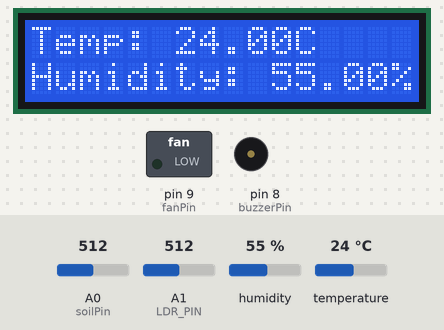
A sketch run on a simulated Arduino Uno, built with avr-gcc and run on an emulated ATmega328P. On the bench: 16×2 character LCD, switched loads named in the sketch (green lamp = pin HIGH), buzzer (waves = sounding, pin HIGH). The inputs (shaded band) are chosen by the test bench; at power-on: A0 (soilPin) = 512, temperature 24 °C, A1 (LDR_PIN) = 512, humidity 55 %. WiFi joins after 1.5 s; servers stay silent unless stated; what the sketch prints to the serial monitor is not drawn.

Above: at 3.0 s.
3.1 s: A0 (soilPin) set to 913
At 5.4 s:
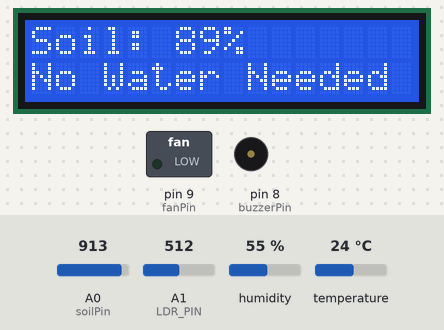
8.6 s: A0 (soilPin) set to 941
At 10.3 s:
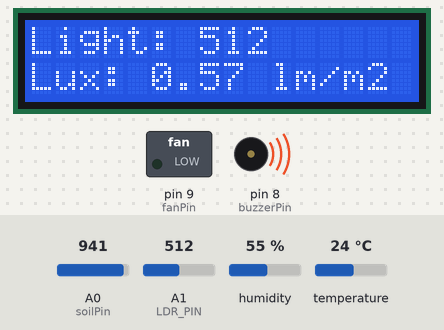
14.7 s: temperature set to 29 °C
20.8 s: temperature set to 32 °C
At 23.2 s:
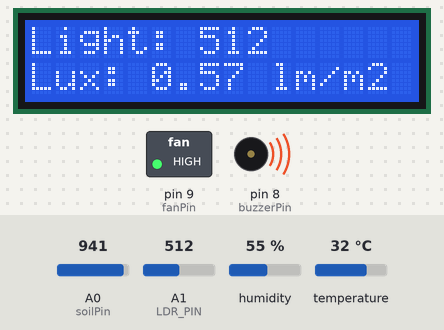
26.9 s: A0 (soilPin) set to 716
At 29.5 s:
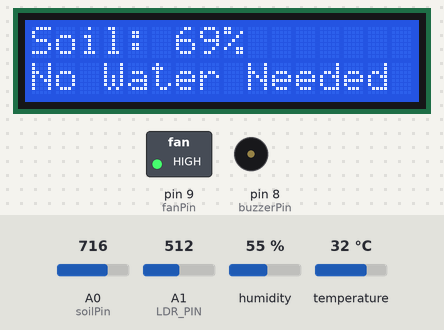
33.0 s: A1 (LDR_PIN) set to 716
At 33.8 s:
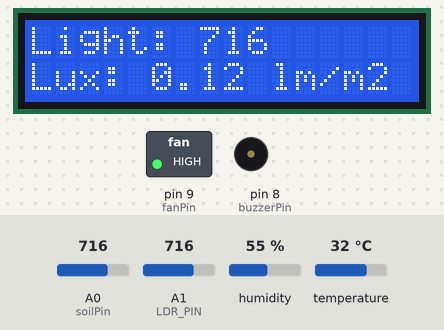
Timing chart, 0 to 36.0 s (numbered marks = the images above; inputs shaded):
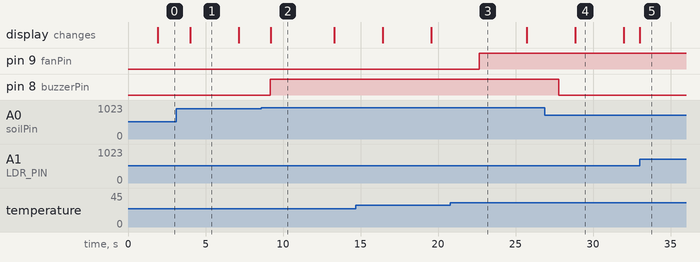

The sketch:

MonitorWithBlynk_LCD.ino
```cpp
// Include Blynk libraries
#define BLYNK_TEMPLATE_ID "TMPL6EI7BOOm0"
#define BLYNK_TEMPLATE_NAME "soil testing"
#define BLYNK_AUTH_TOKEN "rC9VwZWVp3Ohnp7yJNFm2A_R8taOebNk"

#define BLYNK_PRINT Serial

// Include required libraries

#include <Wire.h> // I2C communication protocol library
#include <LiquidCrystal_I2C.h> // LCD library
#include <DHT.h> // DHT11 temperature and humidity sensor library
#include <SoftwareSerial.h>
#include <ESP8266_Lib.h>
#include <BlynkSimpleShieldEsp8266.h>

// Your WiFi credentials.
// Set password to "" for open networks.
char ssid[] = "Sss";
char pass[] = "KiChaoBro**";

// Hardware Serial on Mega, Leonardo, Micro...
//#define EspSerial Serial

// Software Serial on Uno, Nano...
//for esp8266 wifi transmission
SoftwareSerial EspSerial(2,3); // RX, TX

// Your ESP8266 baud rate:
#define ESP8266_BAUD 38400

ESP8266 wifi(&EspSerial);

// BlynkTimer for reliability
BlynkTimer timer;

// Define DHT11 sensor digital pin and type
#define DHTPIN 11
#define DHTTYPE DHT11

// Initialize DHT11 and LCD modules
DHT dht(DHTPIN, DHTTYPE);
LiquidCrystal_I2C lcd(0x27, 16, 2);

// Define analog input pins for sensors and digital output pins for fan and buzzer
const int soilPin = A0;
const int buzzerPin = 8;
const int fanPin = 9;
const int LDR_PIN = A1;

enum DisplayMode {
  TMPHUMI, PERCENTMOISTURE, LIGHT
};

DisplayMode currentDisplay = TMPHUMI;
unsigned long displayTimer = 0;

void setup() {

  lcd.init();
  lcd.backlight();

  Serial.begin(115200); // Start serial communication
 EspSerial.begin(ESP8266_BAUD);

  delay(10);
    Blynk.begin(BLYNK_AUTH_TOKEN, wifi, ssid, pass);

  dht.begin(); // Start DHT11 sensor

  // lcd.init(); // Initialize LCD module
  // lcd.backlight(); // Turn on LCD backlight

  pinMode(buzzerPin, OUTPUT); // Set the buzzer pin as an output
  pinMode(fanPin, OUTPUT); // Set the fan pin as an output
  pinMode(LDR_PIN, INPUT); // Set the LDR pin as an input
}

void loop() {

    // Print Blynk connection status
  if (Blynk.connected()) {
    Serial.println("Connected to Blynk");
  } else {
    Serial.println("Not connected to Blynk");
  }

  Blynk.run();
  timer.run();


  float h = dht.readHumidity(); // Read humidity value from DHT11
  float t = dht.readTemperature(); // Read temperature value from DHT11
   // Turn on the fan if the temperature is over 30°C
  if (t > 30) {
    digitalWrite(fanPin, HIGH); // Turn on the fan
  } else {
    digitalWrite(fanPin, LOW); // Turn off the fan
  }

   // Read soil moisture sensor value
  int soilMoisture = analogRead(soilPin);
  // Convert analog value to percentage
  int percentMoisture = map(soilMoisture, 0, 1023, 0, 100);

  if (percentMoisture > 90) {
    digitalWrite(buzzerPin, HIGH); // Turn on the buzzer
   Blynk.virtualWrite(V3, HIGH);
  }
  else{
    digitalWrite(buzzerPin, LOW); // Turn off the buzzer
    Blynk.virtualWrite(V3, LOW);
  }

    // Read analog value from LDR pin
  int ldrValue = analogRead(LDR_PIN);

  // Convert analog reading of a photoresistor to a voltage reading and calculate Lux value
  float voltage = analogRead(A0) * (5.0 / 1023.0); // Read voltage from analog pin and convert to volts
  float lux = 500 / ((10000 * (5 - voltage)) / voltage); // Calculate the Lux value assuming a 10K Ohm resistor

   if (millis() - displayTimer >= 3000) {
    displayTimer = millis();
    currentDisplay = static_cast<DisplayMode>((static_cast<int>(currentDisplay) + 1) % 4);
  }


  // Check if the DHT11 sensor reading is valid
  if (isnan(h) || isnan(t)) {
    lcd.print("Failed DHT sensor!");
  }
  else{
    switch(currentDisplay){
      case TMPHUMI:
      // Display temperature and humidity on LCD
    lcd.clear();
    lcd.setCursor(0, 0);
    lcd.print("Temp: "+ String(t)+("C"));
    lcd.setCursor(0, 1);
    lcd.print("Humidity: "+ String(h)+("%"));
    Blynk.virtualWrite(V0, t);
    Blynk.virtualWrite(V1, h);
      break;
      case PERCENTMOISTURE:
      // Display soil moisture and watering status on LCD
    lcd.clear();
    lcd.setCursor(0, 0);
    lcd.print("Soil: " +String(percentMoisture)+ ("%"));
    Blynk.virtualWrite(V2, percentMoisture);
    if(percentMoisture > 90){
      lcd.setCursor(0, 1);
    lcd.print("Need Water");
    }
    else{
    lcd.setCursor(0, 1);
    lcd.print("No Water Needed");
    }
      break;
      case LIGHT:
      // Set cursor position on first row, first column of LCD display and print light intensity value
    lcd.setCursor(0, 0);
    lcd.print("Light: "+String(ldrValue));
    // Set cursor position on second row, first column of LCD display and print Lux value
    lcd.setCursor(0, 1);
    lcd.print("Lux: "+ String(lux)+(" lm/m2")); // Print Lux value with units
    Blynk.virtualWrite(V4, ldrValue);
    Blynk.virtualWrite(V5, lux);
      break;

    }
  }

  //BLYNK PRINTING


   // Print temperature and humidity values to the serial monitor
  Serial.print("Humidity: ");
  Serial.print(h);
  Serial.print("% Temperature: ");
  Serial.print(t);
  Serial.println("°C");
    // Print soil moisture percentage value to Serial Monitor
  Serial.print("Soil : ");
  Serial.print(percentMoisture);
  Serial.println("%");
  Serial.print("LDRVALUE: "+String(ldrValue));
  Serial.print("Sun: "+ String(lux)+(" lm/m2"));
  delay(1000);
}
```

Measured:
- the behaviour switches between 930 and 931 on A0 (soilPin) (found by bisection; images 1 and 2)
- the behaviour switches between 30 and 31 °C on temperature (found by bisection; images 2 and 3)
- after the input at 8.6 s, pin 8 (buzzerPin): LOW → HIGH after 0.59 s; the display: changes after 0.62 s (image 2)
- after the input at 20.8 s, pin 9 (fanPin): LOW → HIGH after 1.9 s
- after the input at 26.9 s, pin 8 (buzzerPin): HIGH → LOW after 0.88 s; the display: changes after 2.0 s (image 4)
- after the input at 33.0 s, the display: changes at once (image 5)
- what the display in image 1 shows lasts 3.1 s, from 4.0 s to 7.1 s
